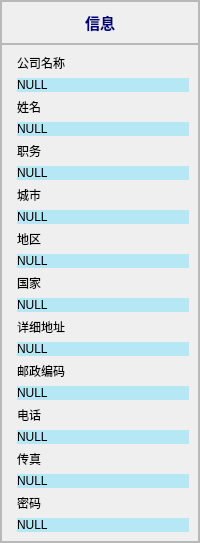
               <widget class="QWidget" name="page_manage">
                <layout class="QVBoxLayout" name="verticalLayout_8" stretch="1,0">
                 <property name="spacing">
                  <number>0</number>
                 </property>
                 <property name="leftMargin">
                  <number>0</number>
                 </property>
                 <property name="topMargin">
                  <number>0</number>
                 </property>
                 <property name="rightMargin">
                  <number>0</number>
                 </property>
                 <property name="bottomMargin">
                  <number>0</number>
                 </property>
                 <item>
                  <widget class="QFrame" name="frame_13">
                   <property name="frameShape">
                    <enum>QFrame::StyledPanel</enum>
                   </property>
                   <property name="frameShadow">
                    <enum>QFrame::Raised</enum>
                   </property>
                   <layout class="QVBoxLayout" name="verticalLayout_9" stretch="1,0">
                    <property name="spacing">
                     <number>0</number>
                    </property>
                    <property name="leftMargin">
                     <number>0</number>
                    </property>
                    <property name="topMargin">
                     <number>0</number>
                    </property>
                    <property name="rightMargin">
                     <number>0</number>
                    </property>
                    <property name="bottomMargin">
                     <number>0</number>
                    </property>
                    <item>
                     <widget class="QFrame" name="frame_15">
                      <property name="frameShape">
                       <enum>QFrame::StyledPanel</enum>
                      </property>
                      <property name="frameShadow">
                       <enum>QFrame::Raised</enum>
                      </property>
                      <layout class="QHBoxLayout" name="horizontalLayout_7">
                       <item>
                        <spacer name="horizontalSpacer_3">
                         <property name="orientation">
                          <enum>Qt::Horizontal</enum>
                         </property>
                         <property name="sizeHint" stdset="0">
                          <size>
                           <width>40</width>
                           <height>20</height>
                          </size>
                         </property>
                        </spacer>
                       </item>
                       <item>
                        <widget class="QLabel" name="label_4">
                         <property name="font">
                          <font>
                           <pointsize>11</pointsize>
                           <weight>75</weight>
                           <bold>true</bold>
                          </font>
                         </property>
                         <property name="styleSheet">
                          <string notr="true">color: rgb(0, 0, 127);</string>
                         </property>
                         <property name="text">
                          <string>信息</string>
                         </property>
                        </widget>
                       </item>
                       <item>
                        <spacer name="horizontalSpacer_4">
                         <property name="orientation">
                          <enum>Qt::Horizontal</enum>
                         </property>
                         <property name="sizeHint" stdset="0">
                          <size>
                           <width>40</width>
                           <height>20</height>
                          </size>
                         </property>
                        </spacer>
                       </item>
                      </layout>
                     </widget>
                    </item>
                    <item>
                     <widget class="QFrame" name="frame_16">
                      <property name="frameShape">
                       <enum>QFrame::StyledPanel</enum>
                      </property>
                      <property name="frameShadow">
                       <enum>QFrame::Raised</enum>
                      </property>
                      <layout class="QFormLayout" name="formLayout">
                       <item row="0" column="1">
                        <widget class="QLabel" name="label_6">
                         <property name="styleSheet">
                          <string notr="true"/>
                         </property>
                         <property name="text">
                          <string>公司名称</string>
                         </property>
                        </widget>
                       </item>
                       <item row="1" column="1">
                        <widget class="QLabel" name="text2GCom">
                         <property name="styleSheet">
                          <string notr="true">background-color: rgba(76, 216, 255,90);</string>
                         </property>
                         <property name="text">
                          <string>NULL</string>
                         </property>
                        </widget>
                       </item>
                       <item row="2" column="1">
                        <widget class="QLabel" name="label_7">
                         <property name="styleSheet">
                          <string notr="true"/>
                         </property>
                         <property name="text">
                          <string>姓名</string>
                         </property>
                        </widget>
                       </item>
                       <item row="3" column="1">
                        <widget class="QLabel" name="text2GName">
                         <property name="styleSheet">
                          <string notr="true">background-color: rgba(76, 216, 255,90);</string>
                         </property>
                         <property name="text">
                          <string>NULL</string>
                         </property>
                        </widget>
                       </item>
                       <item row="4" column="1">
                        <widget class="QLabel" name="label_8">
                         <property name="styleSheet">
                          <string notr="true"/>
                         </property>
                         <property name="text">
                          <string>职务</string>
                         </property>
                        </widget>
                       </item>
                       <item row="5" column="1">
                        <widget class="QLabel" name="text2GJob">
                         <property name="styleSheet">
                          <string notr="true">background-color: rgba(76, 216, 255,90);</string>
                         </property>
                         <property name="text">
                          <string>NULL</string>
                         </property>
                        </widget>
                       </item>
                       <item row="6" column="1">
                        <widget class="QLabel" name="label_9">
                         <property name="styleSheet">
                          <string notr="true"/>
                         </property>
                         <property name="text">
                          <string>城市</string>
                         </property>
                        </widget>
                       </item>
                       <item row="7" column="1">
                        <widget class="QLabel" name="text2GCity">
                         <property name="styleSheet">
                          <string notr="true">background-color: rgba(76, 216, 255,90);</string>
                         </property>
                         <property name="text">
                          <string>NULL</string>
                         </property>
                        </widget>
                       </item>
                       <item row="8" column="1">
                        <widget class="QLabel" name="label_10">
                         <property name="styleSheet">
                          <string notr="true"/>
                         </property>
                         <property name="text">
                          <string>地区</string>
                         </property>
                        </widget>
                       </item>
                       <item row="9" column="1">
                        <widget class="QLabel" name="text2GArea">
                         <property name="styleSheet">
                          <string notr="true">background-color: rgba(76, 216, 255,90);</string>
                         </property>
                         <property name="text">
                          <string>NULL</string>
                         </property>
                        </widget>
                       </item>
                       <item row="10" column="1">
                        <widget class="QLabel" name="label_11">
                         <property name="styleSheet">
                          <string notr="true"/>
                         </property>
                         <property name="text">
                          <string>国家</string>
                         </property>
                        </widget>
                       </item>
                       <item row="11" column="1">
                        <widget class="QLabel" name="text2GCountry">
                         <property name="styleSheet">
                          <string notr="true">background-color: rgba(76, 216, 255,90);</string>
                         </property>
                         <property name="text">
                          <string>NULL</string>
                         </property>
                        </widget>
                       </item>
                       <item row="12" column="1">
                        <widget class="QLabel" name="label_12">
                         <property name="styleSheet">
                          <string notr="true"/>
                         </property>
                         <property name="text">
                          <string>详细地址</string>
                         </property>
                        </widget>
                       </item>
                       <item row="13" column="1">
                        <widget class="QLabel" name="text2GAddr">
                         <property name="styleSheet">
                          <string notr="true">background-color: rgba(76, 216, 255,90);</string>
                         </property>
                         <property name="text">
                          <string>NULL</string>
                         </property>
                        </widget>
                       </item>
                       <item row="14" column="1">
                        <widget class="QLabel" name="label_13">
                         <property name="styleSheet">
                          <string notr="true"/>
                         </property>
                         <property name="text">
                          <string>邮政编码</string>
                         </property>
                        </widget>
                       </item>
                       <item row="15" column="1">
                        <widget class="QLabel" name="text2Gecode">
                         <property name="styleSheet">
                          <string notr="true">background-color: rgba(76, 216, 255,90);</string>
                         </property>
                         <property name="text">
                          <string>NULL</string>
                         </property>
                        </widget>
                       </item>
                       <item row="16" column="1">
                        <widget class="QLabel" name="label_14">
                         <property name="styleSheet">
                          <string notr="true"/>
                         </property>
                         <property name="text">
                          <string>电话</string>
                         </property>
                        </widget>
                       </item>
                       <item row="17" column="1">
                        <widget class="QLabel" name="text2GPhone">
                         <property name="styleSheet">
                          <string notr="true">background-color: rgba(76, 216, 255,90);</string>
                         </property>
                         <property name="text">
                          <string>NULL</string>
                         </property>
                        </widget>
                       </item>
                       <item row="18" column="1">
                        <widget class="QLabel" name="label_15">
                         <property name="styleSheet">
                          <string notr="true"/>
                         </property>
                         <property name="text">
                          <string>传真</string>
                         </property>
                        </widget>
                       </item>
                       <item row="19" column="1">
                        <widget class="QLabel" name="text2Gfox">
                         <property name="styleSheet">
                          <string notr="true">background-color: rgba(76, 216, 255,90);</string>
                         </property>
                         <property name="text">
                          <string>NULL</string>
                         </property>
                        </widget>
                       </item>
                       <item row="20" column="1">
                        <widget class="QLabel" name="label_16">
                         <property name="styleSheet">
                          <string notr="true"/>
                         </property>
                         <property name="text">
                          <string>密码</string>
                         </property>
                        </widget>
                       </item>
                       <item row="21" column="1">
                        <widget class="QLabel" name="text2GKeyWord">
                         <property name="styleSheet">
                          <string notr="true">background-color: rgba(76, 216, 255,90);</string>
                         </property>
                         <property name="text">
                          <string>NULL</string>
                         </property>
                        </widget>
                       </item>
                      </layout>
                      <zorder>text2GKeyWord</zorder>
                      <zorder>label_6</zorder>
                      <zorder>label_7</zorder>
                      <zorder>label_8</zorder>
                      <zorder>label_9</zorder>
                      <zorder>label_10</zorder>
                      <zorder>label_11</zorder>
                      <zorder>label_12</zorder>
                      <zorder>label_13</zorder>
                      <zorder>label_14</zorder>
                      <zorder>label_15</zorder>
                      <zorder>label_16</zorder>
                      <zorder>text2GCom</zorder>
                      <zorder>text2GName</zorder>
                      <zorder>text2GJob</zorder>
                      <zorder>text2GCity</zorder>
                      <zorder>text2GArea</zorder>
                      <zorder>text2GCountry</zorder>
                      <zorder>text2GAddr</zorder>
                      <zorder>text2Gecode</zorder>
                      <zorder>text2GPhone</zorder>
                      <zorder>text2Gfox</zorder>
                     </widget>
                    </item>
                   </layout>
                  </widget>
                 </item>
                 <item>
                  <widget class="QFrame" name="frame_14">
                   <property name="frameShape">
                    <enum>QFrame::StyledPanel</enum>
                   </property>
                   <property name="frameShadow">
                    <enum>QFrame::Raised</enum>
                   </property>
                   <widget class="QLabel" name="label_5">
                    <property name="geometry">
                     <rect>
                      <x>180</x>
                      <y>60</y>
                      <width>90</width>
                      <height>20</height>
                     </rect>
                    </property>
                    <property name="styleSheet">
                     <string notr="true">QLabel{
	color: rgb(85, 0, 255);
	font-size: 20px;
}</string>
                    </property>
                    <property name="text">
                     <string>公司名称*</string>
                    </property>
                    <property name="buddy">
                     <cstring>text2Dsearchall</cstring>
                    </property>
                   </widget>
                  </widget>
                 </item>
                </layout>
               </widget>
